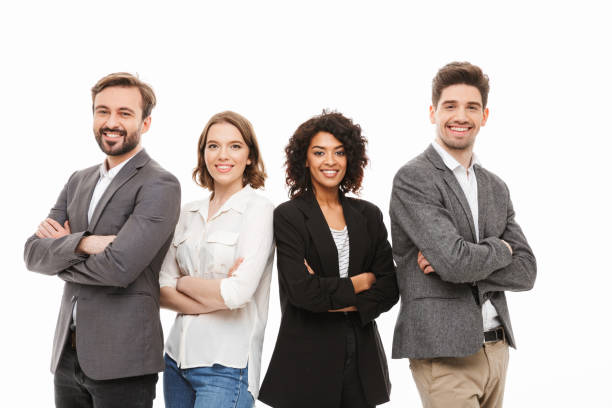
#> input picture Lab 9/image.png, 612 x 408 px
$ jupyter execute Lab9.ipynb
#> lines starting #> are read from the running program, lines starting #| are printed output that depends on the picture; after the words box and inside, x2 and y2 are one past the last pixel; in counts of white or black regions, pixels touching at a corner belong together
## Haar Cascade Face Detection

### Theory

Haar Cascade Classifier is a machine learning object detection algorithm used to identify objects in images or video. It uses a cascade of simple classifiers to detect faces, eyes, or other objects. Haar Cascade classifiers are trained using positive and negative images, which allow the classifier to learn the patterns of the object (e.g., face) and non-object features.

The algorithm is based on Haar-like features, which are essentially rectangular features that encode the contrast between regions in an image. These features are similar to those used in traditional computer vision techniques like edge detection. The classifier works by scanning the image in a sliding window approach, looking for patterns that match the learned Haar features.

### Key Concepts

1. **Haar-like Features**: These are used to detect edges, lines, and other features in an image. They work by comparing the intensity of adjacent rectangular regions of pixels.

   $$ \text{Haar Feature} = \sum \text{White Rectangle} - \sum \text{Black Rectangle} $$

2. **Integral Image**: This is a technique to compute the sum of pixel values over any rectangular region efficiently. It allows for quick computation of Haar-like features.

   $$ \text{Integral Image at } (x, y) = \sum_{i=0}^{x} \sum_{j=0}^{y} I(i, j) $$

3. **Cascade Classifier**: This is a series of increasingly complex classifiers that process the input image. The classifier works in stages, and the decision at each stage determines whether the image contains the object of interest (e.g., face).

4. **Adaboost**: A machine learning algorithm that combines weak classifiers to form a strong classifier. In the case of Haar Cascades, Adaboost is used to select the best Haar features for detecting faces.

### Applications

- Face detection
- Eye detection
- Pedestrian detection
- Object detection in general

### Haar Cascade Algorithm Steps

1. **Image Preprocessing**: The image is first converted to grayscale, as Haar cascades work on grayscale images for simplicity and speed.
2. **Sliding Window**: The classifier slides a fixed-size window over the image, and at each step, it checks whether the region inside the window matches the learned features.
3. **Face Classification**: The image region is passed through multiple stages of the cascade classifier. If the region passes all stages, it is classified as containing the object (face in this case).
4. **Post-processing**: Once potential faces are detected, further processing like non-maximum suppression can be used to remove duplicate detections.

[cell 1]
import cv2
import numpy as np

face_cascade = cv2.CascadeClassifier('haarcascade_frontalface_default.xml')


img = cv2.imread('image.png')
#> img is the input picture: shape (408, 612, 3); mean B, G, R 179.8, 182.1, 188

gray = cv2.cvtColor(img, cv2.COLOR_BGR2GRAY)
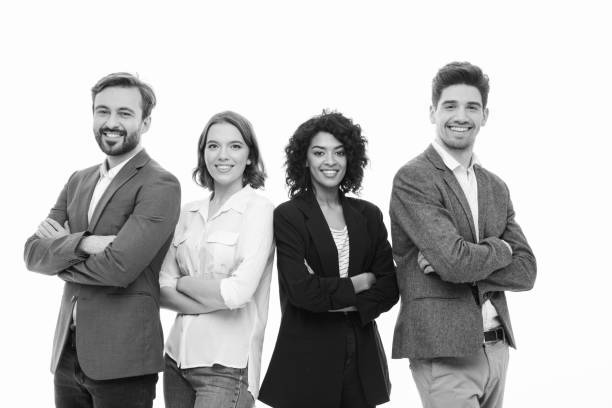
#> gray: shape (408, 612); min 0, max 255, mean 183.6

faces = face_cascade.detectMultiScale(gray, 1.1, 5)
#> faces = [[197, 124, 56, 56], [302, 132, 53, 53], [429, 81, 64, 64], [82, 87, 64, 64]]

for (x, y, w, h) in faces:
    img = cv2.rectangle(img, (x, y), (x + w, y + h), (0, 255, 0), 2)
#> this loop made 4 passes
#> pass 1, `img = cv2.rectangle(img, (x, y), (x + w, y + h), (0, 255, 0), 2)`:
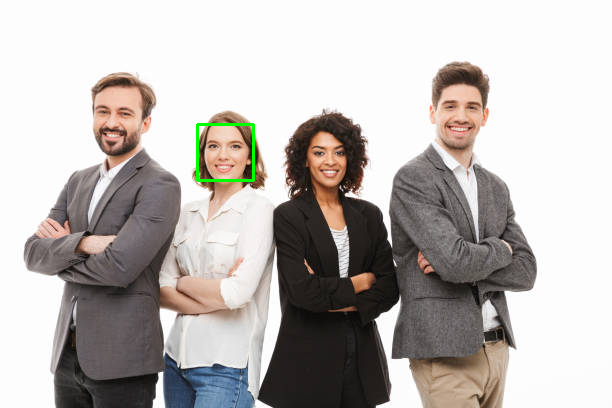
#> img: shape (408, 612, 3); 0.27% of pixels changed, all inside (x1, y1, x2, y2) = (196, 123, 255, 182)
#> pass 2, `img = cv2.rectangle(img, (x, y), (x + w, y + h), (0, 255, 0), 2)`:
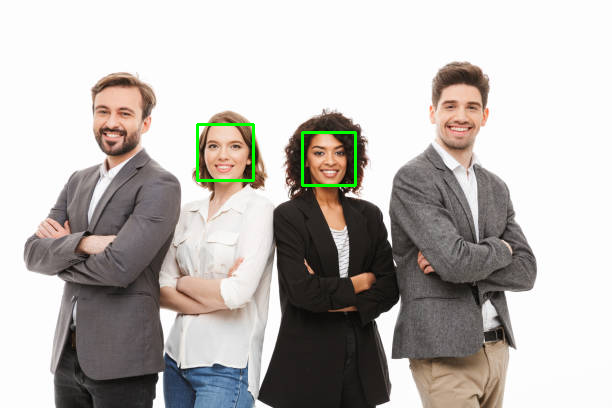
#> img: shape (408, 612, 3); 0.25% of pixels changed, all inside (x1, y1, x2, y2) = (301, 131, 357, 187)
#> pass 3, `img = cv2.rectangle(img, (x, y), (x + w, y + h), (0, 255, 0), 2)`:
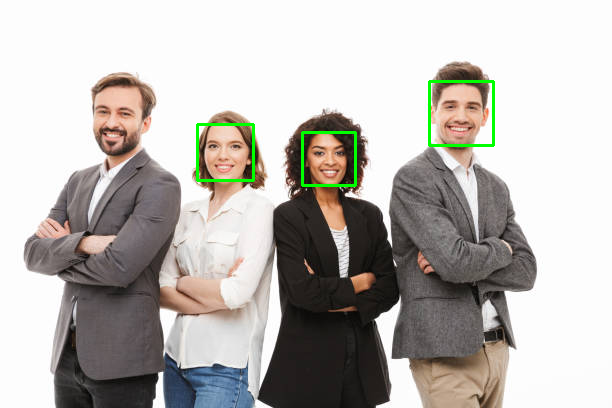
#> img: shape (408, 612, 3); 0.31% of pixels changed, all inside (x1, y1, x2, y2) = (428, 80, 495, 147)
#> after the loop:
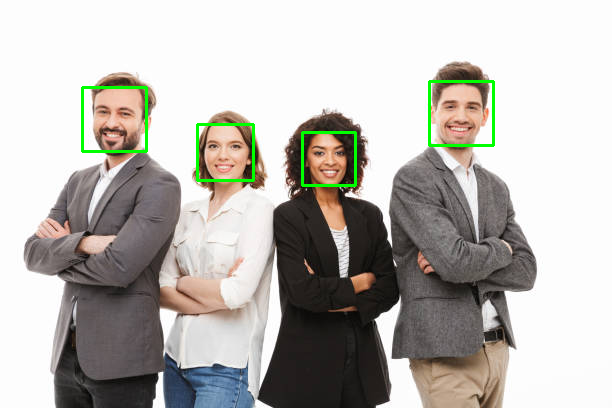
#> img: shape (408, 612, 3); 0.31% of pixels changed, all inside (x1, y1, x2, y2) = (81, 86, 148, 153)

import matplotlib.pyplot as plt
plt.imshow(cv2.cvtColor(img, cv2.COLOR_BGR2RGB))
plt.axis('off')
plt.show()
